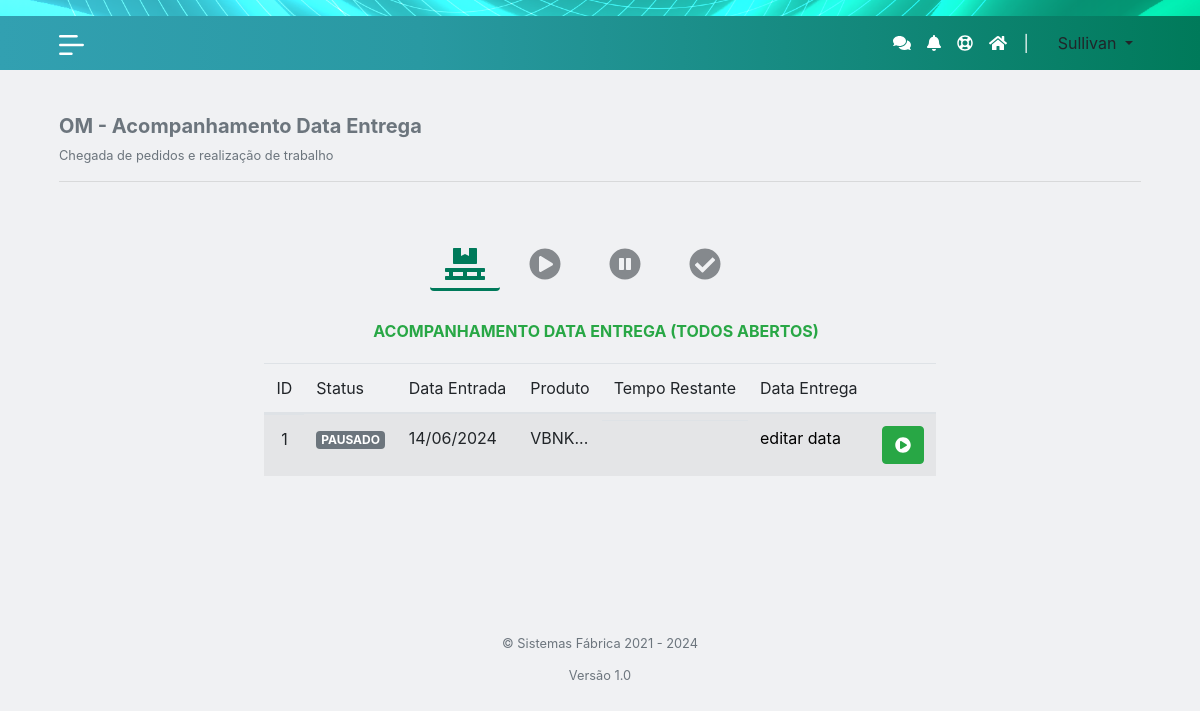
/acompanhamentoom.php (signed in), run on an earlier commit of the app's database.
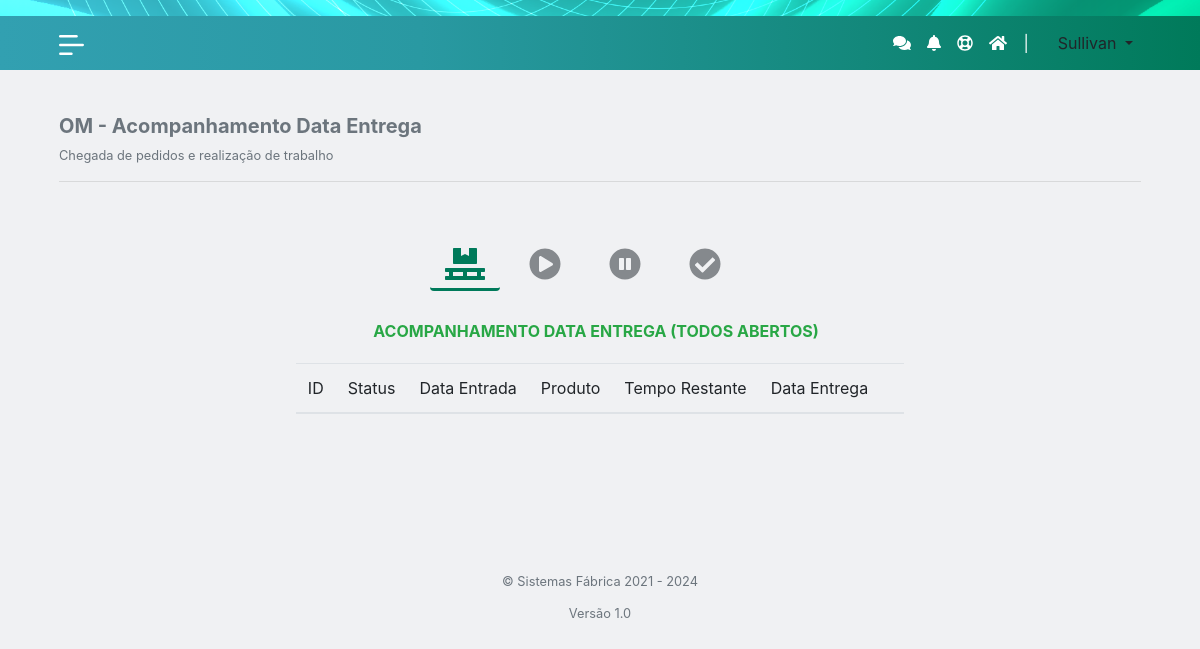
And on a later commit of the database.
### tables this page shows
CREATE TABLE IF NOT EXISTS `ordenmanutencao` (
  `omId` int NOT NULL AUTO_INCREMENT,
  `omUserCriador` varchar(200) NOT NULL,
  `omNomeCriador` varchar(200) NOT NULL,
  `omEmailCriador` varchar(200) NOT NULL,
  `omDtCriacao` timestamp NOT NULL DEFAULT CURRENT_TIMESTAMP,
  `omDtUpdate` timestamp NOT NULL DEFAULT CURRENT_TIMESTAMP,
  `omUserIp` varchar(20) NOT NULL,
  `omSetor` varchar(200) NOT NULL,
  `omDescricao` varchar(200) NOT NULL,
  `omNumMaquina` varchar(50) DEFAULT NULL,
  `omNomeMaquina` varchar(200) DEFAULT NULL,
  `omNomeArquivo` text,
  `omGrauUrgencia` varchar(10) NOT NULL,
  `omDtEntregasDesejada` varchar(100) NOT NULL,
  `omDtEntregaReal` varchar(200) DEFAULT NULL,
  `dtExecucao` varchar(100) DEFAULT NULL,
  `omObs` text,
  `omStatus` varchar(20) NOT NULL,
  PRIMARY KEY (`omId`)
);

### acompanhamentoom.php (the view, shortened to what the changed rows need)
<?php
if (isset($_SESSION["useruid"])) {
    include("php/head_tables.php");
?>
    <body class="bg-light-gray2">
        <div id="main">
            <div class="container-fluid">
                <div class="row p-4 justify-content-center">
                    <div class="col">
                        <br>
                        <div class="row h-100 py-2">
                            <div class="card-body">
                                <div class="tab-content" id="pills-tabContent">
                                    <div class="tab-pane fade show active" id="pills-todos" role="tabpanel" aria-labelledby="pills-todos-tab">
                                        <div class="row p-2 d-flex justify-content-center">
                                            <div class="content-panel" style="overflow-x: scroll;">
                                                <table id="tableOs" class="table table-striped table-advance table-hover display responsive nowrap">
                                                    <thead>
                                                        <tr>
                                                            <th>ID</th>
                                                            <th>Status</th>
                                                            <th>Data Entrada</th>
                                                            <th>Produto</th>
                                                            <th>Tempo Restante</th>
                                                            <th>Data Entrega</th>
                                                            <th></th>
                                                        </tr>
                                                    </thead>
                                                    <tbody>
                                                        <?php
                                                        require_once 'db/dbh.php';
                                                        $ret = mysqli_query($conn, "SELECT * FROM ordenmanutencao WHERE omStatus IN ('CRIADO', 'EM ANDAMENTO', 'PAUSADO');");
                                                        while ($row = mysqli_fetch_array($ret)) {
                                                            $dataEHora = explode(" ", $row['omDtCriacao']);
                                                            $dataBD = $dataEHora[0];
                                                            $dataBD = explode("-", $dataBD);
                                                            $data = $dataBD[2] . "/" . $dataBD[1] . "/" . $dataBD[0];
                                                            if ($row['omDtEntregaReal'] == null) {
                                                                $dataVazia = true;
                                                                $temporestante = null;
                                                            }
                                                            $idOs = $row['omId'];
                                                            $status = $row['omStatus'];
                                                            if (($status == 'CRIADO') || ($status == 'PAUSADO')) {
                                                                $btn = '<a href="changestatus?type=om&id=' . $idOs . '&st=start"> <button class="btn btn-success btn-xs"><i class="fas fa-play-circle"></i></button></a>';
                                                            } else if ($status == 'EM ANDAMENTO') {
                                                                $btn = '<a href="changestatus?type=om&id=' . $idOs . '&st=pause"> <button class="btn btn-danger btn-xs"><i class="fas fa-pause-circle"></i></button></a>';
                                                                $btn = $btn . '<a href="changestatus?type=om&id=' . $idOs . '&st=stop"> <button class="btn btn-warning btn-xs"><i class="fas fa-check-circle"></i></button></a>';
                                                            } else if ($status == 'CONCLUÍDO') {
                                                                $btn = '<button class="btn btn-success btn-xs"><i class="fas fa-check"></i></button>';
                                                            }
                                                        ?>
                                                            <tr>
                                                                <td class="d-flex justify-content-center"><?php echo $idOs; ?></td>
                                                                <td><span class="badge bg-secondary text-white"><?php echo $row['omStatus']; ?></span></td>
                                                                <td><?php echo $data; ?></td>
                                                                <td><?php echo substr($row['omDescricao'], 0, 20) . '...'; ?></td>
                                                                <td class="d-flex justify-content-center" <?php
                                                                                                            if ($temporestante == null) {
                                                                                                                echo '';
                                                                                                            } else {
                                                                                                                if ($temporestante <= 2) {
                                                                                                                    echo 'style="color: red;"';
                                                                                                                } ?>><?php echo $temporestante . ' dias';
                                                                                                                    } ?></td>
                                                                <td><?php if ($dataVazia) {
                                                                        echo '<a href="editarom?id=' . $idOs . '" style="color: #000;">editar data</a>';
                                                                    } else {
                                                                        echo $dataEntrega;
                                                                    } ?></td>
                                                                <td><?php echo $btn; ?></td>
                                                            </tr>
                                                        <?php
                                                        } ?>
                                                    </tbody>
                                                </table>
                                            </div>
                                        </div>
                                    </div>
                                </div>
                            </div>
                        </div>
                    </div>
                </div>
            </div>
        </div>
    </body>
    <?php include_once 'php/footer_index.php' ?>
<?php
} else {
    header("location: login");
    exit();
}
?>

What changed in the data, as far as the page shows it:
removed ordenmanutencao: omId "1", omStatus "PAUSADO", omDtCriacao "14/06/2024", omDescricao "VBNK"
